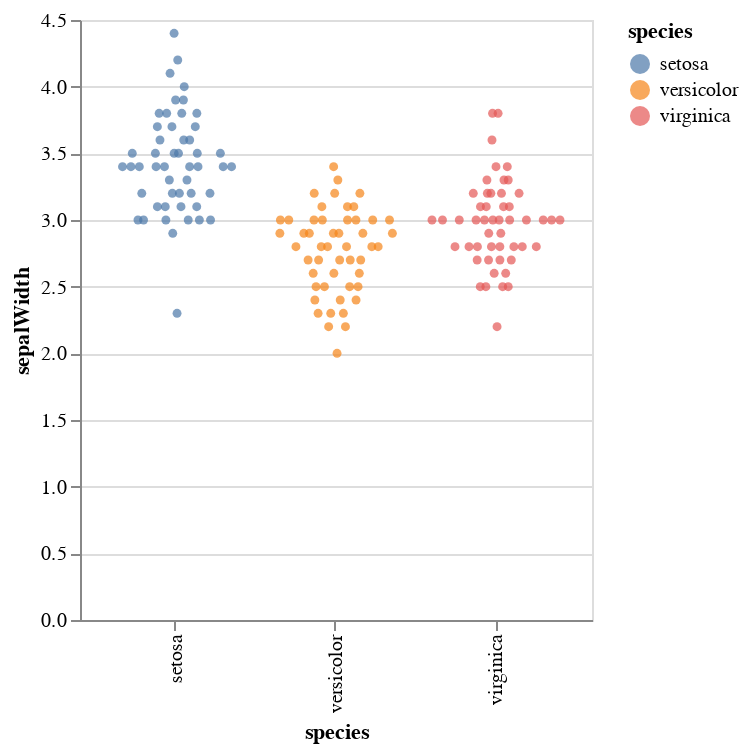

Write notebook code for a chart like this one.
### Code cell
# load iris dataset
iris = data.iris()
# plot quasirandom points
p = quasirandom_point(iris, "species", "sepalWidth", "species", step=80)
p

### Figure 1 — Vega-Lite specification as saved in the notebook (floating-point values rounded to 4 significant figures; data arrays with more than 128 entries replaced by an {"elided": "..."} marker saying what was removed)
{"config": {"view": {"continuousWidth": 300, "continuousHeight": 300}}, "data": {"name": "data-8792d2b5144ed1f4f1822dc924209b3d"}, "mark": {"type": "circle", "size": 20}, "encoding": {"color": {"field": "species", "type": "nominal"}, "x": {"field": "species", "type": "nominal"}, "xOffset": {"field": "xOffset", "type": "quantitative"}, "y": {"field": "sepalWidth", "type": "quantitative"}}, "resolve": {"axis": {"x": "independent"}, "scale": {"x": "shared", "y": "independent"}}, "width": {"step": 80}, "$schema": "https://vega.github.io/schema/vega-lite/v5.16.3.json", "datasets": {"data-8792d2b5144ed1f4f1822dc924209b3d": {"elided": "150 records"}}}
